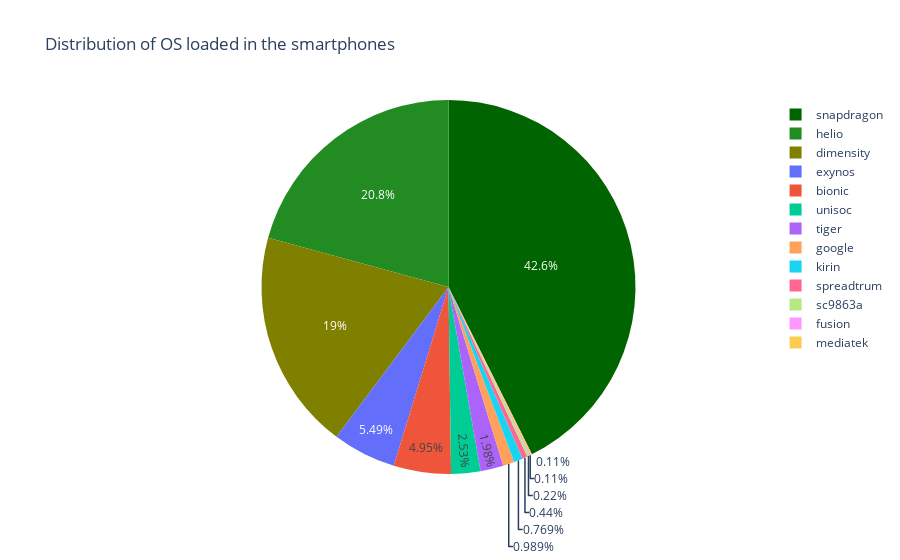

Source (notebook cell):
### Code cell
fig = px.pie(values=sp['processor_brand'].value_counts(),names=sp['processor_brand'].value_counts().index, title='Distribution of OS loaded in the smartphones')
colors = ['#006400', '#228B22','#808000']
fig.update_traces(marker=dict(colors=colors))

fig.show()

### Figure 1 — Plotly figure (JSON) as saved in the notebook; plotly's stock layout.template omitted (floating-point values rounded to 4 significant figures)
{"data": [{"domain": {"x": [0, 1], "y": [0, 1]}, "hovertemplate": "label=%{label}<br>value=%{value}<extra></extra>", "labels": ["snapdragon", "helio", "dimensity", "exynos", "bionic", "unisoc", "tiger", "google", "kirin", "spreadtrum", "sc9863a", "fusion", "mediatek"], "legendgroup": "", "marker": {"colors": ["#006400", "#228B22", "#808000"]}, "name": "", "showlegend": true, "type": "pie", "values": [388, 189, 173, 50, 45, 23, 18, 9, 7, 4, 2, 1, 1]}], "layout": {"legend": {"tracegroupgap": 0}, "title": {"text": "Distribution of OS loaded in the smartphones"}}}
